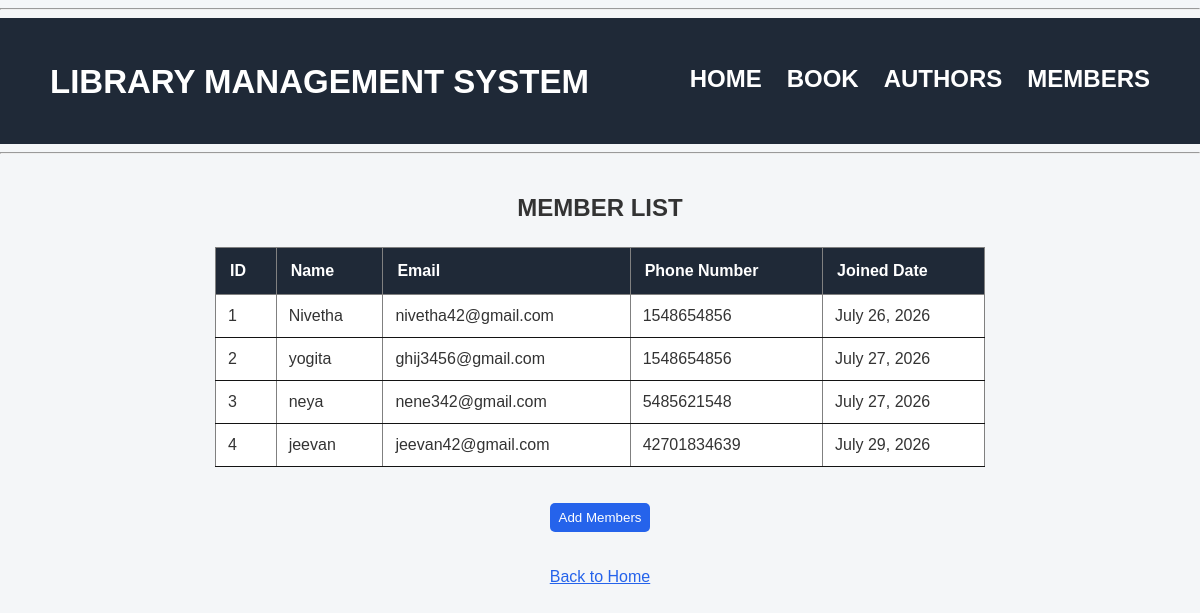
Screenshot of /member_list with the database file from the repository.
### app/models.py (models this page shows, shortened)
class Member(models.Model):
    name=models.CharField(max_length=100)
    email=models.EmailField(unique=True)
    phone_number=models.CharField( max_length=15)
    joined_date=models.DateField(auto_now_add=True)

### app/views.py (the view)
# urls.py: path('member_list',member_list,name='member_list'),
def member_list(req):
    members=Member.objects.all()
    return render(req,'member_list.html',{'members':members})

### app/templates/member_list.html (shortened to what this page needs)
{% extends 'base.html'%}
    {% block content %}
    <center>
    <h2>MEMBER LIST</h2>
    <table border="1">
        <tr>
            <th>ID</th>
            <th>Name</th>
            <th>Email</th>
            <th>Phone Number</th>
            <th>Joined Date</th>
        </tr>
        {% for member in members %}
        <tr>
            <td>{{ member.id }}</td>
            <td>{{ member.name }}</td>
            <td>{{ member.email }}</td>
            <td>{{ member.phone_number }}</td>
            <td>{{ member.joined_date }}</td>
        </tr>
        {% endfor %}
    </table>
    <br>
    <br>
    <a href="{% url 'member_form' %}"><button>Add Members</button></a><br>
    <br>
    <br>
    <a href="{% url 'home' %}">Back to Home</a>
    </center>
    {% endblock %}

### app/static/base.css (style rules this page uses)
* { box-sizing: border-box; }
body { margin: 0; font-family: Arial, sans-serif; background-color: #f4f6f8; color: #333; }
h1, h2 { margin-bottom: 25px; }
h2 { text-align: center; }
table { width: 70%; border-collapse: collapse; background-color: white; margin-top: 20px; }
th { background-color: #1f2937; color: white; padding: 14px; text-align: left; }
td { padding: 12px; border-bottom: 1px solid #131313; }
button, input[type="submit"] { background-color: #2563eb; color: white; border: none; padding: 7px 9px; border-radius: 5px; cursor: pointer; }
a { color: #2563eb; }

### rows the page displays
Member: id "1", name "Nivetha", email "nivetha42@gmail.com", phone_number "1548654856", joined_date "July 26, 2026"
Member: id "2", name "yogita", email "ghij3456@gmail.com", phone_number "1548654856", joined_date "July 27, 2026"
Member: id "3", name "neya", email "nene342@gmail.com", phone_number "5485621548", joined_date "July 27, 2026"
Member: id "4", name "jeevan", email "jeevan42@gmail.com", phone_number "42701834639", joined_date "July 29, 2026"
